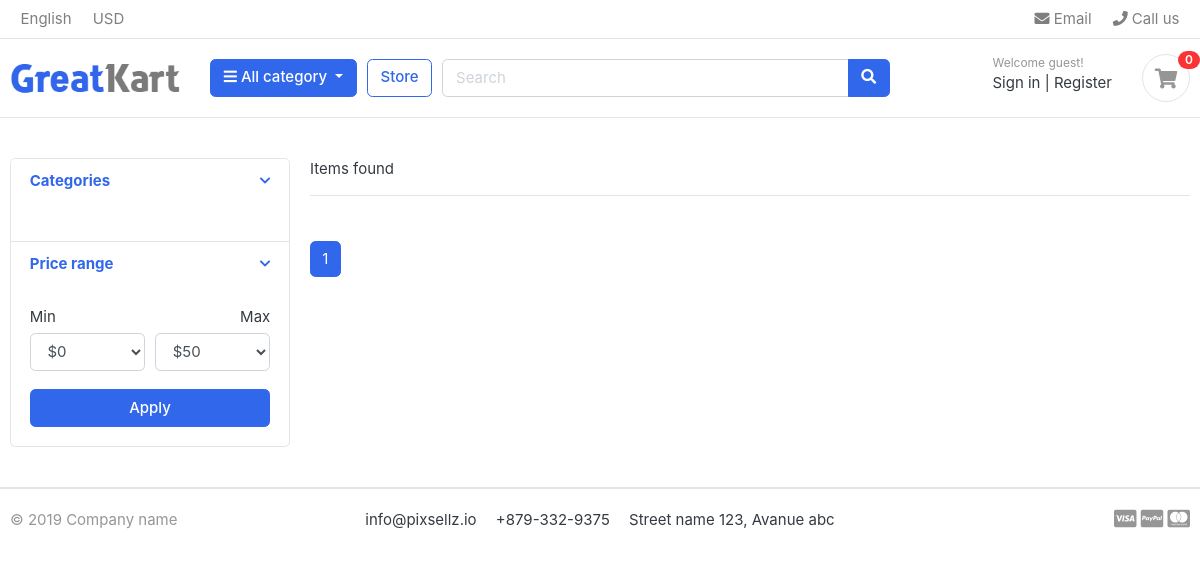
The app's page /store/, older data.
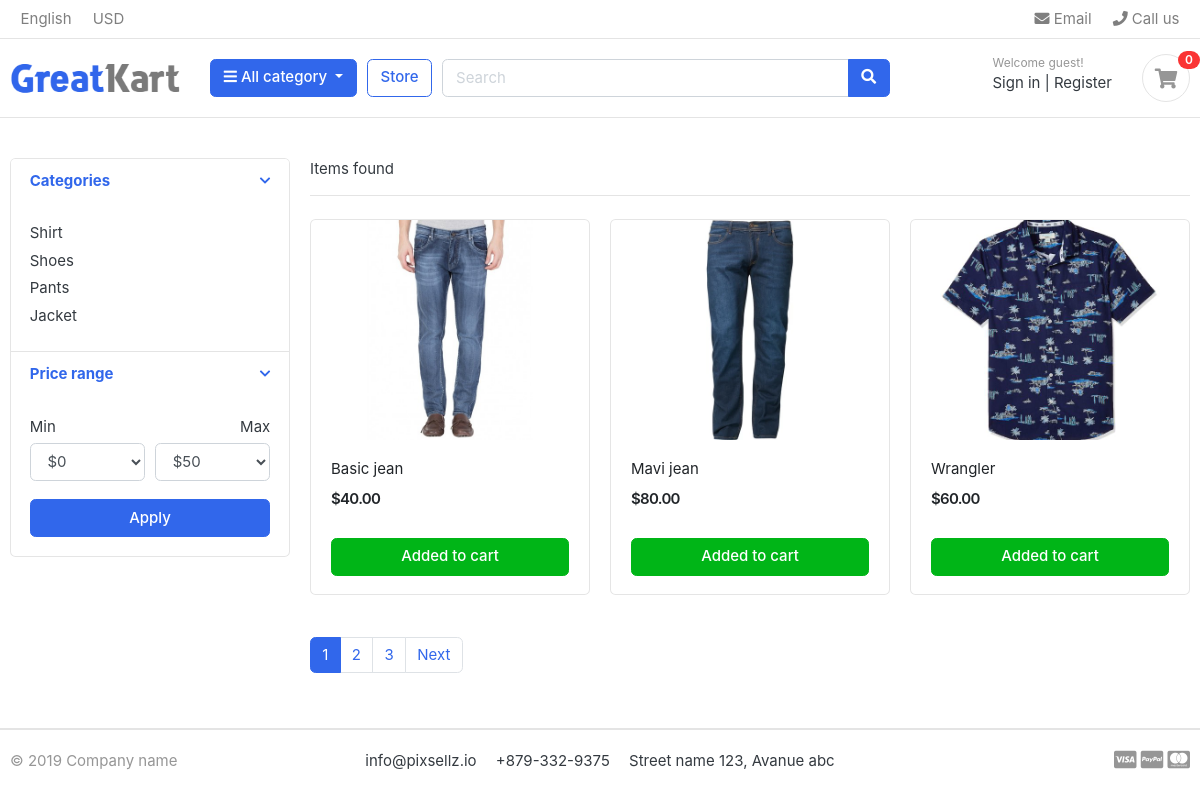
The same page, newer data.
### store/models.py (models this page shows, shortened)
class Category(models.Model):
    name = models.CharField(max_length=255, db_index=True)
    slug = models.SlugField(max_length=255, unique=True)
    class Meta:
        verbose_name_plural = 'categories'

class Product(models.Model):
    category = models.ForeignKey(Category, related_name='products', on_delete=models.CASCADE)
    created_by = models.ForeignKey(Customer, on_delete=models.CASCADE, related_name='product_creator')
    title = models.CharField(max_length=255)
    description = models.TextField(blank=True)
    image = models.ImageField(upload_to='images/')
    slug = models.SlugField(max_length=255, unique=True)
    price = models.DecimalField(max_digits=10, decimal_places=2)
    in_stock = models.BooleanField(default=True)
    is_active = models.BooleanField(default=True)
    created = models.DateTimeField(auto_now_add=True)
    updated = models.DateTimeField(auto_now=True)
    class Meta:
        verbose_name_plural = 'Products'
        ordering = ('-created', )

### store/views.py (the view)
# urls.py: path('store/', views.search_products, name='search_products'),
def search_products(request):
    query = request.GET.get('q')
    min_price = request.GET.get('min')
    max_price = request.GET.get('max')
    if query is not None:
        products = Product.objects.filter(title__icontains=query)
    elif min_price and max_price is not None:
        products = Product.objects.filter(Q(price__gte=min_price) & Q(price__lte=max_price))
    else:
        products = Product.objects.all()
    paginator = Paginator(products, 3)
    page = request.GET.get('page')
    if page is None:
        page = 1
    items = paginator.get_page(page)
    context = {
        'products': items,
        'query': query
    }
    return render(request, 'store/store.html', context)

### store/context_processors.py (called while the page is built)
def get_categories(request):
    categories = Category.objects.all()
    return {'categories': categories}

def get_cart_items(request):
    if request.user.is_authenticated:
        try:
            customer = request.user.customer
            order = Order.objects.get(customer=customer)
            return {'items_count': order.get_total_items}
        except Order.DoesNotExist:
            return {'items_count': 0}
    else:
        return {'items_count': 0}

### templates/store/store.html (shortened to what the changed rows need)
{% extends 'store/base.html' %}
{% block content %}
    <section class="section-content padding-y">
        <div class="container">
            <div class="row">
                <aside class="col-md-3">
                    <div class="card">
                        <article class="filter-group">
                            <div class="filter-content collapse show" id="collapse_1" style="">
                                <div class="card-body">
                                    <ul class="list-menu">
                                        {% for category in categories %}
                                            <li>
                                                <a href="{% url 'store:category_products' category.slug %}">{{ category.name }} </a>
                                            </li>
                                        {% endfor %}
                                    </ul>
                                </div>
                            </div>
                        </article>
                    </div>
                </aside>
                <main class="col-md-9">
                    <div class="row">
                        {% for product in products %}
                            <div class="col-md-4">
                                <figure class="card card-product-grid">
                                    <div class="img-wrap">
                                        <img src="{{ product.image.url }}">
                                    </div>
                                    <figcaption class="info-wrap">
                                        <div class="fix-height">
                                            <a href="{% url 'store:product_detail' product.slug %}"
                                               class="title">{{ product.title }}</a>
                                            <div class="price-wrap mt-2">
                                                <span class="price">${{ product.price }}</span>
                                            </div>
                                        </div>
                                        <button href="{% url 'store:update_item' %}"
                                                class="btn btn-block btn-success update-cart"
                                                data-product="{{ product.id }}" data-action="add">Added to cart
                                        </button>
                                    </figcaption>
                                </figure>
                            </div>
                        {% endfor %}
                    </div>
                    <nav class="mt-4" aria-label="Page navigation sample">
                        <ul class="pagination">
                            {% for page in products.paginator.page_range %}
                                {% if products.number == page %}
                                    <li class="page-item active"><a class="page-link"
                                                                    href="?{% if query %}q={{ query }}&{% endif %}page={{ page }}">{{ page }}</a>
                                    </li>
                                {% else %}
                                    <li class="page-item"><a class="page-link"
                                                             href="?{% if query %}q={{ query }}&{% endif %}page={{ page }}">{{ page }}</a>
                                    </li>
                                {% endif %}
                            {% endfor %}
                            {% if products.has_next %}
                                <li class="page-item"><a class="page-link"
                                                         href="?{% if query %}q={{ query }}&{% endif %}page={{ products.next_page_number }}">Next</a>
                                </li>
                            {% endif %}
                        </ul>
                    </nav>
                </main>
            </div>
        </div>
    </section>
    {% load static %}
{% endblock %}

Row changes from the older to the newer data that the page shows:
added Category: name "Shirt"
added Category: name "Shoes"
added Category: name "Pants"
added Category: name "Jacket"
added Product: image (picture), title "Basic jean", price "40.00"
added Product: image (picture), title "Mavi jean", price "80.00"
added Product: image (picture), title "Wrangler", price "60.00"
Text that changed along with them:
new list line: "2"
new list line: "3"
text now shown: "Next"
